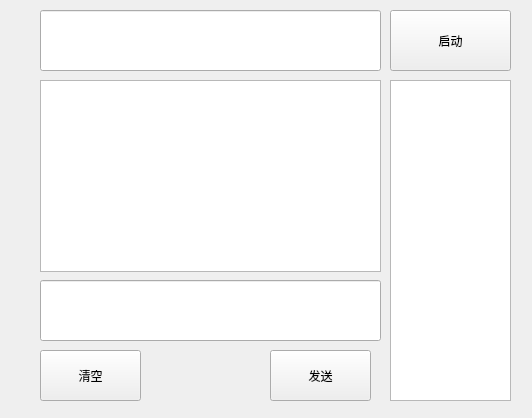
<?xml version="1.0" encoding="UTF-8"?>
<ui version="4.0">
 <class>MainWindow</class>
 <widget class="QMainWindow" name="MainWindow">
  <property name="geometry">
   <rect>
    <x>0</x>
    <y>0</y>
    <width>532</width>
    <height>418</height>
   </rect>
  </property>
  <property name="windowTitle">
   <string>MainWindow</string>
  </property>
  <widget class="QWidget" name="centralWidget">
   <widget class="QLineEdit" name="comEdit">
    <property name="geometry">
     <rect>
      <x>40</x>
      <y>10</y>
      <width>341</width>
      <height>61</height>
     </rect>
    </property>
   </widget>
   <widget class="QPushButton" name="startBtn">
    <property name="geometry">
     <rect>
      <x>390</x>
      <y>10</y>
      <width>121</width>
      <height>61</height>
     </rect>
    </property>
    <property name="text">
     <string>启动</string>
    </property>
   </widget>
   <widget class="QTextBrowser" name="clientInfo">
    <property name="geometry">
     <rect>
      <x>390</x>
      <y>80</y>
      <width>121</width>
      <height>321</height>
     </rect>
    </property>
   </widget>
   <widget class="QTextBrowser" name="textBrowser_2">
    <property name="geometry">
     <rect>
      <x>40</x>
      <y>80</y>
      <width>341</width>
      <height>192</height>
     </rect>
    </property>
   </widget>
   <widget class="QLineEdit" name="msgEdit">
    <property name="geometry">
     <rect>
      <x>40</x>
      <y>280</y>
      <width>341</width>
      <height>61</height>
     </rect>
    </property>
   </widget>
   <widget class="QPushButton" name="clearBtn">
    <property name="geometry">
     <rect>
      <x>40</x>
      <y>350</y>
      <width>101</width>
      <height>51</height>
     </rect>
    </property>
    <property name="text">
     <string>清空</string>
    </property>
   </widget>
   <widget class="QPushButton" name="sendBtn">
    <property name="geometry">
     <rect>
      <x>270</x>
      <y>350</y>
      <width>101</width>
      <height>51</height>
     </rect>
    </property>
    <property name="text">
     <string>发送</string>
    </property>
   </widget>
  </widget>
 </widget>
 <layoutdefault spacing="6" margin="11"/>
 <resources/>
 <connections/>
</ui>
